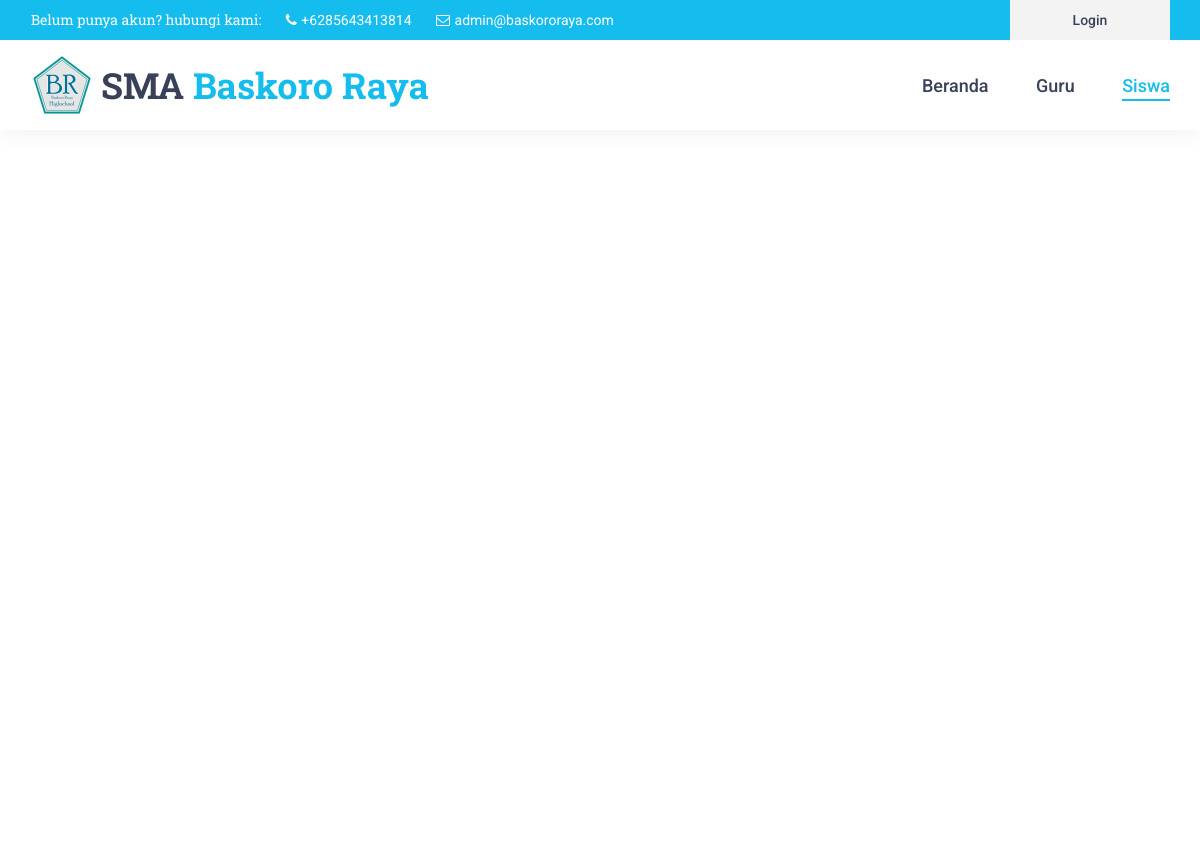
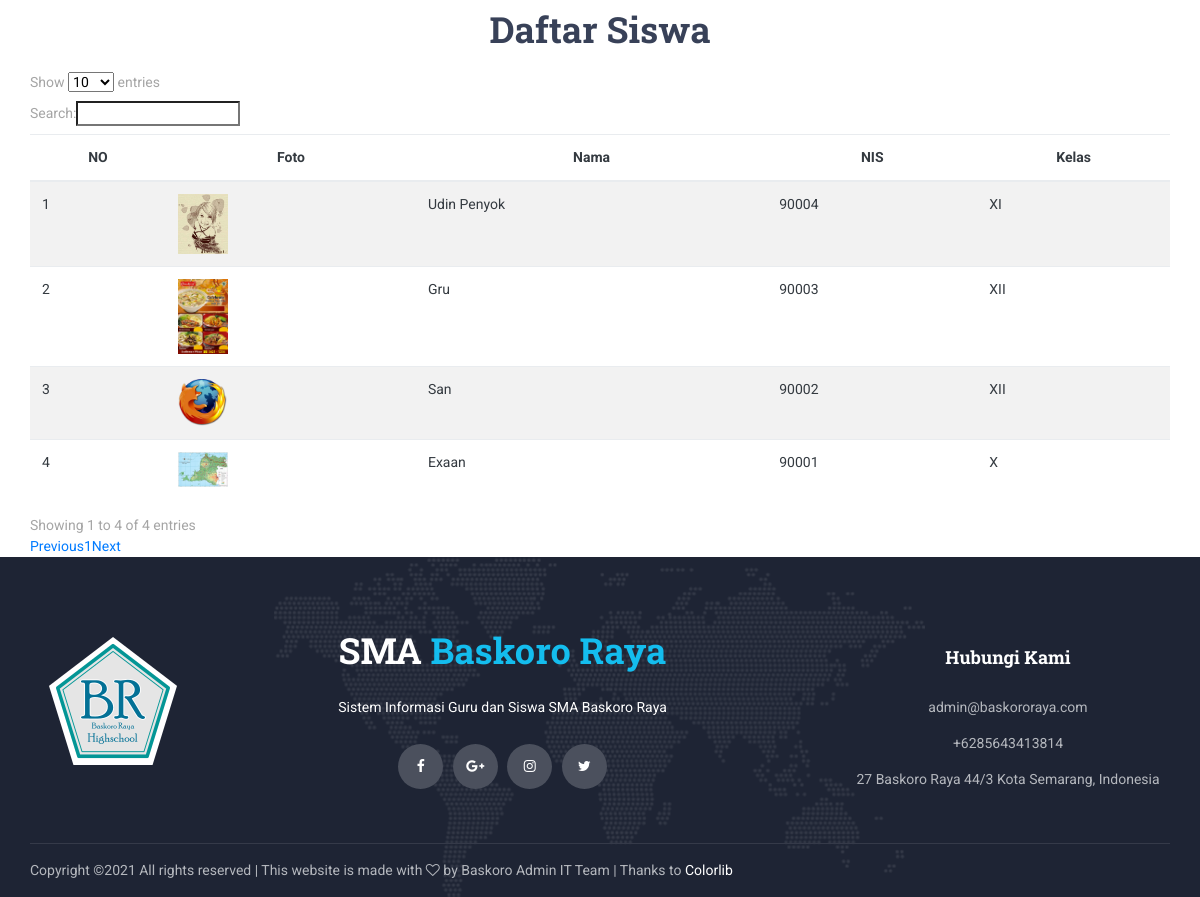
/index.php/home/siswa, run on the app's committed database (2 pictures, top to bottom).
### tables this page shows
CREATE TABLE `tbl_siswa` (
  `id_siswa` int(11) NOT NULL,
  `no_id` varchar(20) DEFAULT NULL,
  `nama_siswa` varchar(25) DEFAULT NULL,
  `tempat_lahir` varchar(15) DEFAULT NULL,
  `tgl_lahir` date DEFAULT NULL,
  `kelas` varchar(10) DEFAULT NULL,
  `foto_siswa` varchar(255) DEFAULT NULL
);

### application/views/layout/v_content.php (called while the page is built)
<?php
	if ($isi) {
		$this->load->view($isi);
	}
?>

### application/views/layout/v_wrapper.php (called while the page is built)
<?php
	require_once('v_head.php');
	require_once('v_header.php');
	require_once('v_nav.php');
	require_once('v_content.php');
	require_once('v_footer.php');
?>

### application/controllers/Home.php (called while the page is built, shortened)
<?php
class Home extends CI_Controller{
	public function __construct()
	{
		$this->load->model('m_guru');
		$this->load->model('m_mapel');
		$this->load->model('m_siswa');
	}
	public function siswa()
	{
		$data = array(
			'title'=>'Siswa',
			'siswa'=>$this->m_siswa->lists(),
			'isi'=>'v_siswa'
		);
		$this->load->view('layout/v_wrapper',$data,FALSE);
	}
}
?>

### index.php (called while the page is built, shortened)
<?php
require_once BASEPATH.'core/CodeIgniter.php';

### application/models/M_siswa.php (called while the page is built, shortened)
<?php
class M_siswa extends CI_Model
{
	public function lists()
	{
		$this->db->select('*');
		$this->db->from('tbl_siswa');
		$this->db->order_by('id_siswa', 'desc');
		return $this->db->get()->result();
	}
}
?>

### application/views/v_siswa.php (the view)
<div class="home">
    <div class="breadcrumbs_container">
        <div class="container">
            <div class="row">
                <div class="col">
                    <div class="breadcrumbs">
                        <ul>
                            <li><a href="<?=base_url()?>">Beranda</a></li>
                            <li>Siswa</li>
                        </ul>
                    </div>
                </div>
            </div>
        </div>
    </div>
</div>
<div class="contact">
	<div class="row">
		<div class="col-lg-12 text-center">
			<br><h2>Daftar Siswa</h2><br>
		</div>
	</div>
	<div class="container">
		<div class="row">
			<div class="col-lg-12">
				<table id="tabelsiswa" class="table table-striped table-hover text-dark">
					<thead>
						<tr class="text-center">
							<th>NO</th>
							<th>Foto</th>
							<th>Nama</th>
							<th>NIS</th>
							<th>Kelas</th>
						</tr>
					</thead>
					<tbody>
					<?php $no=1; foreach($siswa as $key => $value){ ?>
						<tr>
							<td><?= $no++;?></td>
							<td><img src="<?=base_url('foto_siswa/'.$value->foto_siswa)?>" width="50px"></td>
							<td><?= $value->nama_siswa ?></td>
							<td><?= $value->no_id ?></td>
							<td><?= $value->kelas ?></td>
						</tr>
					<?php } ?>
					</tbody>
				</table>
			</div>
		</div>
	</div>
</div>

### template/front-end/styles/main_styles.css (style rules this page uses)
* { margin: 0; padding: 0; -webkit-font-smoothing: antialiased; -webkit-text-shadow: rgba(0,0,0,.01) 0 0 1px; text-shadow: rgba(0,0,0,.01) 0 0 1px; }
body { font-family: 'Roboto', sans-serif; font-size: 14px; font-weight: 400; background: #FFFFFF; color: #a5a5a5; }
div { display: block; position: relative; -webkit-box-sizing: border-box; -moz-box-sizing: border-box; box-sizing: border-box; }
ul { list-style: none; margin-bottom: 0px; }
a, a:hover, a:visited, a:active, a:link { text-decoration: none; -webkit-font-smoothing: antialiased; -webkit-text-shadow: rgba(0,0,0,.01) 0 0 1px; text-shadow: rgba(0,0,0,.01) 0 0 1px; }
h2 { font-size: 36px; }
h1, h2, h3, h4, h5, h6 { font-family: 'Roboto Slab', serif; font-weight: 700; -webkit-font-smoothing: antialiased; -webkit-text-shadow: rgba(0,0,0,.01) 0 0 1px; text-shadow: rgba(0,0,0,.01) 0 0 1px; color: #384158; margin-bottom: 0; }
.home { width: 100%; height: 850px; }

### data on the page
tbl_siswa: foto_siswa (picture), nama_siswa "Udin Penyok", no "90004", kelas "XI"
tbl_siswa: foto_siswa (picture), nama_siswa "Gru", no "90003", kelas "XII"
tbl_siswa: foto_siswa (picture), nama_siswa "San", no "90002", kelas "XII"
tbl_siswa: foto_siswa (picture), nama_siswa "Exaan", no "90001", kelas "X"
